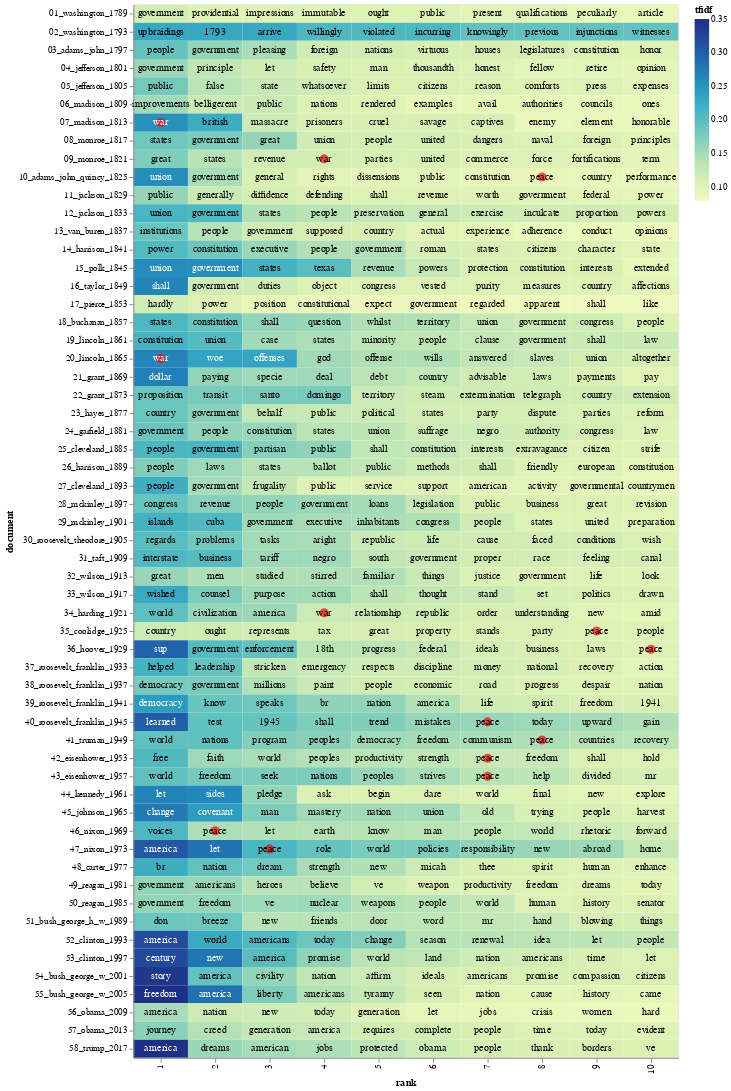

Notebook source saved alongside this figure:
### Markdown cell above
Let's make a heatmap that shows the highest TF-IDF scoring words for each president, and let's put a red dot next to two terms of interest: "war" and "peace":

The code below was contributed by [Eric Monson](https://github.com/emonson). Thanks, Eric!

### Code cell
import altair as alt
import numpy as np

# Terms in this list will get a red dot in the visualization
term_list = ['war', 'peace']

# adding a little randomness to break ties in term ranking
top_tfidf_plusRand = top_tfidf.copy()
top_tfidf_plusRand['tfidf'] = top_tfidf_plusRand['tfidf'] + np.random.rand(top_tfidf.shape[0])*0.0001

# base for all visualizations, with rank calculation
base = alt.Chart(top_tfidf_plusRand).encode(
    x = 'rank:O',
    y = 'document:N'
).transform_window(
    rank = "rank()",
    sort = [alt.SortField("tfidf", order="descending")],
    groupby = ["document"],
)

# heatmap specification
heatmap = base.mark_rect().encode(
    color = 'tfidf:Q'
)

# red circle over terms in above list
circle = base.mark_circle(size=100).encode(
    color = alt.condition(
        alt.FieldOneOfPredicate(field='term', oneOf=term_list),
        alt.value('red'),
        alt.value('#FFFFFF00')
    )
)

# text labels, white for darker heatmap colors
text = base.mark_text(baseline='middle').encode(
    text = 'term:N',
    color = alt.condition(alt.datum.tfidf >= 0.23, alt.value('white'), alt.value('black'))
)

# display the three superimposed visualizations
(heatmap + circle + text).properties(width = 600)

### Figure 1 — Vega-Lite specification as saved in the notebook (floating-point values rounded to 4 significant figures; data arrays with more than 128 entries replaced by an {"elided": "..."} marker saying what was removed)
{"config": {"view": {"continuousWidth": 300, "continuousHeight": 300}}, "layer": [{"mark": {"type": "rect"}, "encoding": {"color": {"field": "tfidf", "type": "quantitative"}, "x": {"field": "rank", "type": "ordinal"}, "y": {"field": "document", "type": "nominal"}}, "transform": [{"window": [{"op": "rank", "field": "", "as": "rank"}], "groupby": ["document"], "sort": [{"field": "tfidf", "order": "descending"}]}]}, {"mark": {"type": "circle", "size": 100}, "encoding": {"color": {"condition": {"test": {"field": "term", "oneOf": ["war", "peace"]}, "value": "red"}, "value": "#FFFFFF00"}, "x": {"field": "rank", "type": "ordinal"}, "y": {"field": "document", "type": "nominal"}}, "transform": [{"window": [{"op": "rank", "field": "", "as": "rank"}], "groupby": ["document"], "sort": [{"field": "tfidf", "order": "descending"}]}]}, {"mark": {"type": "text", "baseline": "middle"}, "encoding": {"color": {"condition": {"test": "(datum.tfidf >= 0.23)", "value": "white"}, "value": "black"}, "text": {"field": "term", "type": "nominal"}, "x": {"field": "rank", "type": "ordinal"}, "y": {"field": "document", "type": "nominal"}}, "transform": [{"window": [{"op": "rank", "field": "", "as": "rank"}], "groupby": ["document"], "sort": [{"field": "tfidf", "order": "descending"}]}]}], "data": {"name": "data-d043e54b77e7035569cab5b76dff2a77"}, "width": 600, "$schema": "https://vega.github.io/schema/vega-lite/v5.16.3.json", "datasets": {"data-d043e54b77e7035569cab5b76dff2a77": {"elided": "580 records"}}}
